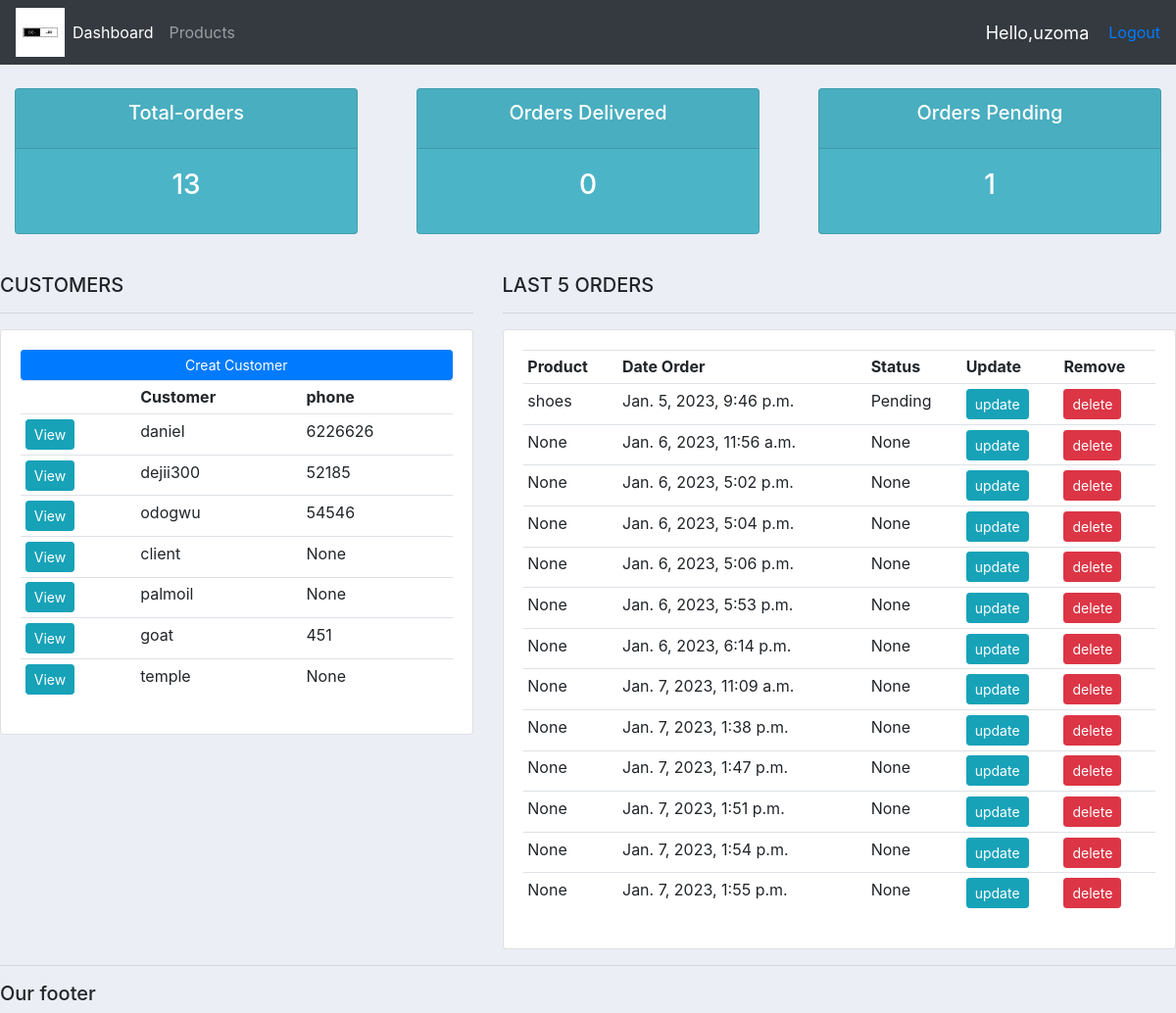
The app's page / (signed in) with its own data.
### mart/models.py (models this page shows, shortened)
class Customer(models.Model):
    user = models.OneToOneField(User, null=True, blank=True, on_delete=models.CASCADE, related_name="customer")
    name = models.CharField(max_length=200, null=True)
    phone = models.CharField(max_length=200, null=True)
    email = models.CharField(max_length=200, null=True)
    profile_pic = models.ImageField(default="profile1.png", null=True, blank=True)
    date_created =models.DateTimeField(auto_now_add=True, null=True)

class Order(models.Model):
    STATUS = (
        ('Pending', 'Pending'),
        ('out for delivery', 'out for devlivery'),
        ('Delivered', 'Delivered'),
    )
    customer = models.ForeignKey(Customer, null=True, on_delete=models.SET_NULL)
    product = models.ForeignKey(Product, null=True, on_delete=models.SET_NULL)
    date_ordered = models.DateTimeField(auto_now_add=True)
    complete = models.BooleanField(default=False, null=True, blank=False)
    transaction_id = models.CharField(max_length=200, null=True)
    status = models.CharField(max_length=200, null=True, choices=STATUS)

class Product(models.Model):
    CATEGORY =(
        ('Indoor', 'Indoor'),
        ('Out Door', 'Out Door'),
    )
    name = models.CharField(max_length=200, null=True)
    price = models.DecimalField(max_digits=7, decimal_places=2)
    category = models.CharField(max_length=200, null=True, choices=CATEGORY)
    description = models.CharField(max_length=200, null=True)
    date_created = models.DateTimeField(auto_now_add=True, null=True)
    tags = models.ManyToManyField(Tag)
    digital = models.BooleanField(default=False, null=True, blank=False)
    image = models.ImageField(null=True, blank=True)
    def __str__(self):
        return self.name

### mart/decorators.py (the view)
    def wrapper_function(request, *args, **kwargs):
        group = None
        if request.user.groups.exists():
            group = request.user.groups.all()[0].name
        if group == 'customer':
            return redirect('store')
        if group == 'admin':
            return view_func(request, *args, **kwargs)

### mart/views.py (called while the page is built)
@login_required(login_url='login')
@admin_only
def home(request):
    orders = Order.objects.all()
    customers = Customer.objects.all()
    total_customers = customers.count()
    total_orders = orders.count()
    delivered = orders.filter(status='Delivered').count()
    pending = orders.filter(status='Pending').count()
    context = {
        'orders': orders, 'customers': customers, 'total_orders': total_orders, 'delivered': delivered,
        'pending': pending
        }
    return render(request, 'account/dashboard.html', context)

### mart/templates/account/dashboard.html
{% extends 'account/main.html' %}
{% load static %}
{% block content %}
{% include 'account/status.html' %}
<br>
<div class="row">
    <div class="col-md-5">
        <h5>CUSTOMERS</h5>
        <hr>
        <div class="card card-body">
            <a class="btn btn-primary btn-sm btn-block" href="">Creat Customer</a>
            <table class=" table table-sm">
                <tr>
                    <th></th>
                    <th>Customer</th>
                    <th>phone</th>
                </tr>
                {% for customer in customers %}
                    <tr>
                        <td><a class="btn btn-sm btn-info"  href="{% url 'customer' customer.id %}">View</a></td>
                        <td>{{customer.name}}</td>
                        <td>{{customer.phone}}</td>
                    </tr>
                {% endfor %}
            </table>
        </div>
    </div>
    <div class="col-md-7">
        <h5>LAST 5 ORDERS</h5>
        <hr>
        <div class="card card-body">
            <table class=" table table-sm">
                <tr>
                    <th>Product</th>
                    <th>Date Order</th>
                    <th>Status</th>
                    <th>Update</th>
                    <th>Remove</th>
                </tr>
                {% for order in orders %}
                    <tr>
                        <td>{{order.product}}</td>
                        <td>{{order.date_ordered}}</td>
                        <td>{{order.status}}</td>
                        <td><a class="btn btn-sm btn-info"  href="{% url 'update_order' order.id %}">update</a></td>
                        <td><a class="btn btn-sm btn-danger"  href="{% url 'delete_order' order.id %}">delete</a></td>
                    </tr>
                {% endfor %}
            </table>
        </div>
    </div>
</div>
{% endblock %}

### mart/templates/account/main.html (shortened to what this page needs)
{% load static %}
<!DOCTYPE html>
<html>
<head>
    <link rel="stylesheet" href="https://cdn.jsdelivr.net/npm/bootstrap@4.0.0/dist/css/bootstrap.min.css"
>
</head>
    <link rel="stylesheet" type="text/css" href="{% static 'CSS/real.css' %}">
<body>
    {% include 'account/Navbar.html' %}
    {% block content %}
    {% endblock %}
    <hr>
    <h5>Our footer</h5>
</body>
</html>

### mart/templates/account/Navbar.html (shortened to what this page needs)
{% load static %}
<nav class="navbar navbar-expand-lg navbar-dark bg-dark">
    <Img src="{% static 'images/logo.jpg' %}">
    <div class="collapse navbar-collapse" id="navbarNavAltMarkup">
      <ul class="navbar-nav">
        <li class="navbar-nav">
        <a class="nav-link active" href="{% url 'home' %}">Dashboard</a>
        </li>
        <li class="navbar-nav">
        <a class="nav-link" href="{% url 'product' %}">Products</a>
        </li>
      </ul>
    </div>
    <span class="hello-msg">Hello,{{request.user}}</span>
    <span><a href="{% url 'logout' %}">Logout</a></span>
</nav>

### mart/templates/account/status.html
<br>
<div class="row">
    <div class="col">
        <div class="col-md">
            <div class="card text-center text-white mb-3" id="total-orders">
                <div class="card-header">
                    <h5 class="card-title">Total-orders</h5>
                </div>
                <div class="card-body">
                    <h3 class="card-title">{{total_orders}}</h3>
                </div>
            </div>
        </div>
    </div>
    <div class="col">
        <div class="col-md">
            <div class="card text-center text-white mb-3" id="total-orders">
                <div class="card-header">
                    <h5 class="card-title">Orders Delivered</h5>
                </div>
                <div class="card-body">
                    <h3 class="card-title">{{delivered}}</h3>
                </div>
            </div>
        </div>
    </div>
    <div class="col">
        <div class="col-md">
            <div class="card text-center text-white mb-3" id="total-orders">
                <div class="card-header">
                    <h5 class="card-title">Orders Pending</h5>
                </div>
                <div class="card-body">
                    <h3 class="card-title">{{pending}}</h3>
                </div>
            </div>
        </div>
    </div>
</div>

### static/CSS/real.css (style rules this page uses)
body { background-color: #ebeff5; }
#total-orders { background-color: #4cb4c7; }

### mart/templates/account/Navbar.html (style rules this page uses)
.hello-msg { font-size: 18px; color: #fff; margin-right: 20px; }

### records on screen
Customer: name "daniel", phone "6226626"
Customer: name "dejii300", phone "52185"
Customer: name "odogwu", phone "54546"
Customer: name "client", phone "None"
Customer: name "palmoil", phone "None"
Customer: name "goat", phone "451"
Customer: name "temple", phone "None"
Order: product "shoes", date_ordered "Jan. 5, 2023, 9:46 p.m.", status "Pending"
Order: product "None", date_ordered "Jan. 6, 2023, 11:56 a.m.", status "None"
Order: product "None", date_ordered "Jan. 6, 2023, 5:02 p.m.", status "None"
Order: product "None", date_ordered "Jan. 6, 2023, 5:04 p.m.", status "None"
Order: product "None", date_ordered "Jan. 6, 2023, 5:06 p.m.", status "None"
Order: product "None", date_ordered "Jan. 6, 2023, 5:53 p.m.", status "None"
Order: product "None", date_ordered "Jan. 6, 2023, 6:14 p.m.", status "None"
Order: product "None", date_ordered "Jan. 7, 2023, 11:09 a.m.", status "None"
Order: product "None", date_ordered "Jan. 7, 2023, 1:38 p.m.", status "None"
Order: product "None", date_ordered "Jan. 7, 2023, 1:47 p.m.", status "None"
Order: product "None", date_ordered "Jan. 7, 2023, 1:51 p.m.", status "None"
Order: product "None", date_ordered "Jan. 7, 2023, 1:54 p.m.", status "None"
Order: product "None", date_ordered "Jan. 7, 2023, 1:55 p.m.", status "None"

### other values on screen
{{ request.user }} "uzoma"
{{ total_orders }} "13"
{{ delivered }} "0"
{{ pending }} "1"
